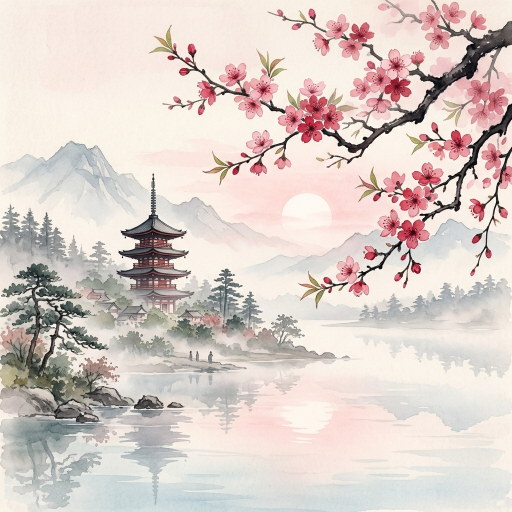
#> input picture sakura_bg.jpg, 1024 x 1024 px (shown at 1/2 size)
$ python generate_ascii_portrait.py sakura_bg.jpg
#> lines starting #> are read from the running program, lines starting #| are printed output that depends on the picture
#!/usr/bin/env python3
"""
generate_ascii_portrait.py

Turn a photo into ASCII art you can drop into your terminal-portfolio
(replace the BANNER string in index.html) or your README code block.

Usage:
    pip install pillow
    python3 generate_ascii_portrait.py your_photo.jpg --width 60

Tips for a good result:
  - A square-ish, front-facing, high-contrast photo works best.
  - Try a few --width values (40-80) and pick what looks cleanest.
  - Pass --invert if your terminal is light-on-dark vs dark-on-light.
"""

import argparse
from PIL import Image

# Ramp from darkest to lightest (reverse with --invert)
RAMP = "@%#*+=-:. "


def image_to_ascii(path, width=60, invert=False):
#> called with path = 'sakura_bg.jpg', width = 60, invert = False
    img = Image.open(path).convert("L")  # grayscale
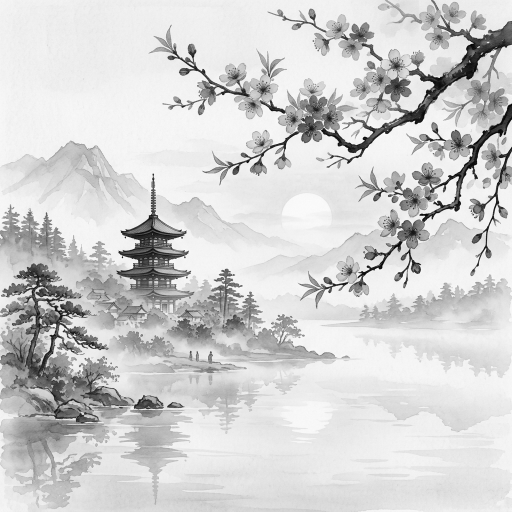
#> img: PIL image 1024x1024 L (shown at 1/2 size); min 0, max 255, mean 208.9

    # Terminal characters are taller than wide, so squash vertically
    aspect_correction = 0.55
    w, h = img.size
#> w = 1024; h = 1024
    new_h = int((width / w) * h * aspect_correction)
#> new_h = 33
    img = img.resize((width, max(new_h, 1)))
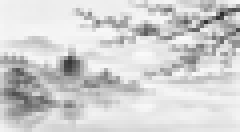
#> img: PIL image 60x33 L (shown 4 times larger); min 42, max 251, mean 208.8

    pixels = img.getdata()
    ramp = RAMP[::-1] if invert else RAMP
    scale = (len(ramp) - 1) / 255

    chars = [ramp[int(p * scale)] for p in pixels]
#> chars = 1980 items, first 6: '.', '.', '.', '.', '.', '.'
    lines = [
        "".join(chars[i : i + width]) for i in range(0, len(chars), width)
    ]
    return "\n".join(lines)


if __name__ == "__main__":
    parser = argparse.ArgumentParser(description="Convert a photo to ASCII art.")
    parser.add_argument("image", help="Path to your photo (jpg/png)")
    parser.add_argument("--width", type=int, default=60, help="Output width in characters")
    parser.add_argument("--invert", action="store_true", help="Invert the brightness ramp")
    parser.add_argument("--out", help="Optional file to save the ASCII art to")
    args = parser.parse_args()

    art = image_to_ascii(args.image, width=args.width, invert=args.invert)
    print(art)

    if args.out:
        with open(args.out, "w") as f:
            f.write(art)
        print(f"\nSaved to {args.out}")

$ run again, on profile.png
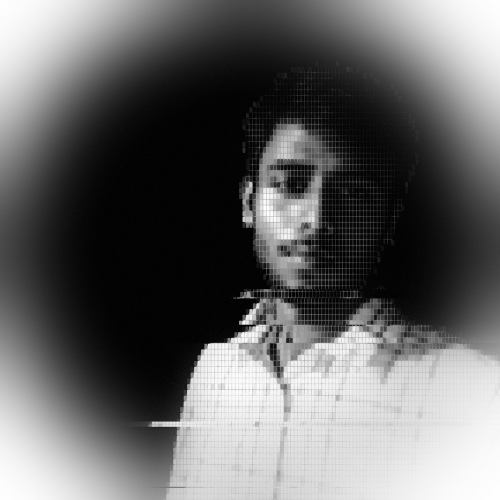
#> input picture profile.png, 1000 x 1000 px (shown at 1/2 size)
#> in image_to_ascii, `img = Image.open(path).convert("L")`:
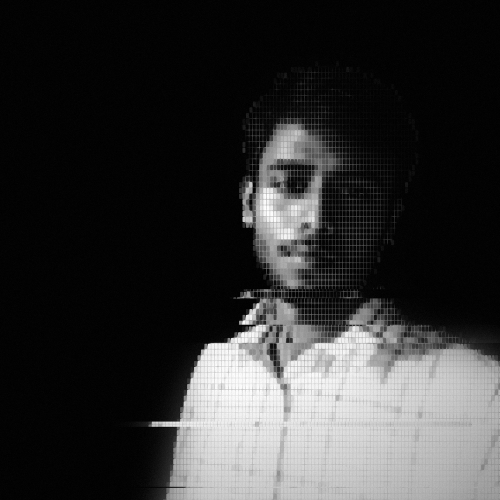
#> img: PIL image 1000x1000 L (shown at 1/2 size); min 0, max 255, mean 51.1
#> in image_to_ascii, `img = img.resize((width, max(new_h, 1)))`:
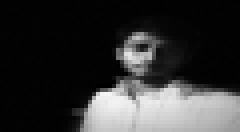
#> img: PIL image 60x33 L (shown 4 times larger); min 0, max 243, mean 51.1
#> chars = 1980 items, first 6: '@', '@', '@', '@', '@', '@'

$ run again, on profile_transparent.png
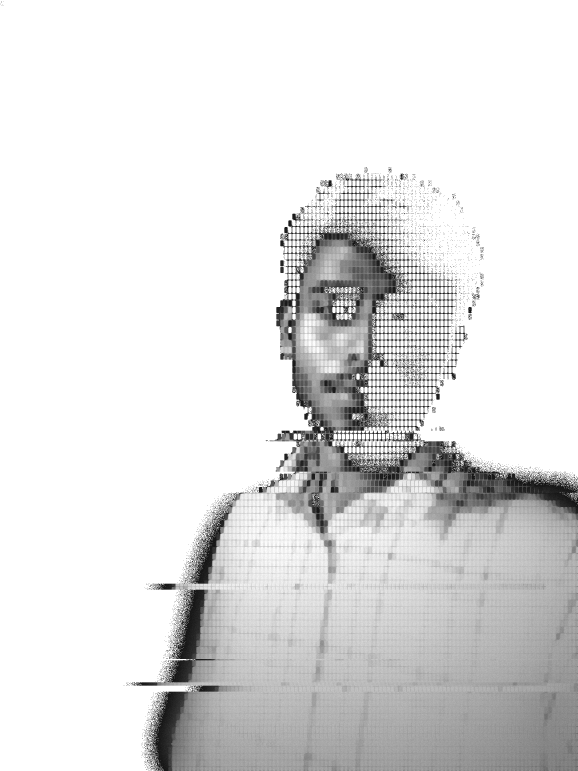
#> input picture profile_transparent.png, 1734 x 2312 px (shown at 1/3 size)
#> in image_to_ascii, `img = Image.open(path).convert("L")`:
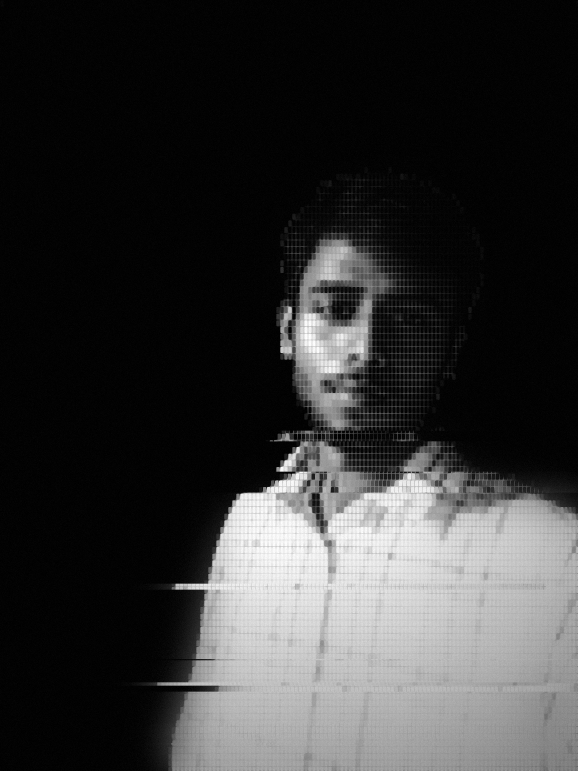
#> img: PIL image 1734x2312 L (shown at 1/3 size); min 0, max 255, mean 52.9
#> in image_to_ascii, `img = img.resize((width, max(new_h, 1)))`:
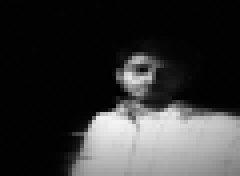
#> img: PIL image 60x44 L (shown 4 times larger); min 0, max 243, mean 52.7
#> chars = 2640 items, first 6: '@', '@', '@', '@', '@', '@'
